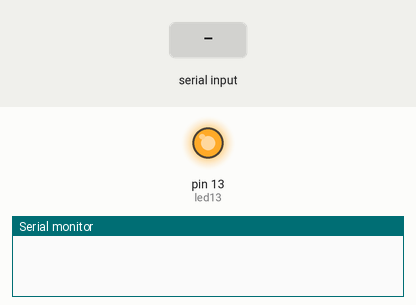
This sketch was run on a simulated Arduino Uno, built with avr-gcc and run on an emulated ATmega328P. Shown: output pins drawn as LEDs (lit = HIGH), the last lines printed to the serial monitor. The test bench sets the inputs (shaded band).

Above: at 1.2 s.
1.3 s: "1" received over the second serial link
At 1.6 s:
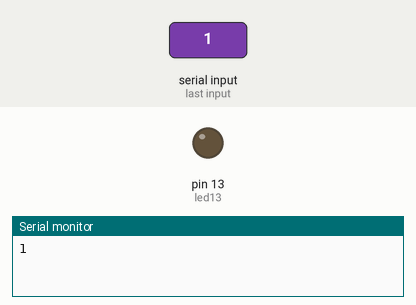
2.8 s: "1" received over Serial
At 4.0 s:
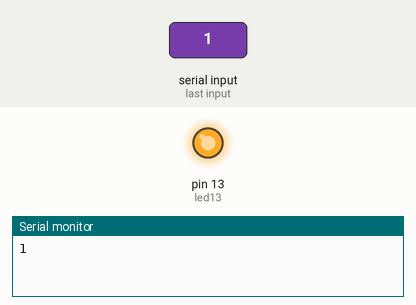
4.3 s: "0" received over the second serial link
At 5.0 s:
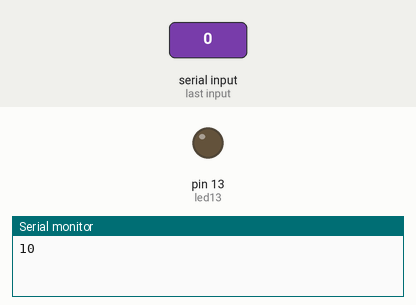
Timing chart, 0 to 7.3 s (numbered marks = the images above; inputs shaded):
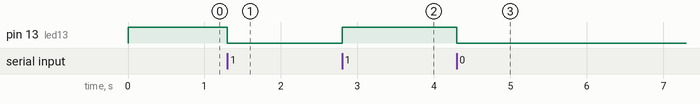

Measured:
- after the input at 1.3 s, pin 13 (led13): HIGH → LOW at once
- after the input at 2.8 s, pin 13 (led13): LOW → HIGH at once
- after the input at 4.3 s, pin 13 (led13): HIGH → LOW at once

The sketch:

Bluetooth_Basico.ino
```cpp
#include <SoftwareSerial.h>   // Incluimos la librería  SoftwareSerial

                 //tx, rx
SoftwareSerial BT(A5,A4);    // Definimos los pines RX y TX del Arduino conectados al Bluetooth
int led13=13;
void setup()
{
  BT.begin(9600);        // Inicializamos el puerto serie BT que hemos creado
  Serial.begin(9600);   // Inicializamos  el puerto serie

  pinMode(led13,OUTPUT);
  digitalWrite(13,HIGH);
}

void loop()
{
  //Serial.write("probando");
  if(BT.available())    // Si llega un dato por el puerto BT se envía al monitor serial
  {
    digitalWrite(13,LOW);
    //Serial.write("sicas");
    Serial.write(BT.read());
  }

  if(Serial.available())  // Si llega un dato por el monitor serial se envía al puerto BT
  {
    digitalWrite(13,HIGH);
     BT.write(Serial.read());
  }
}
```
